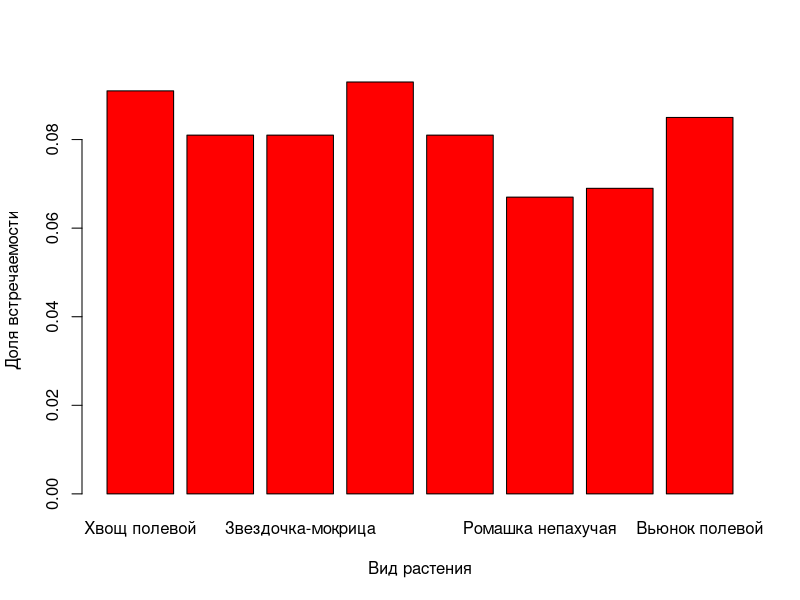
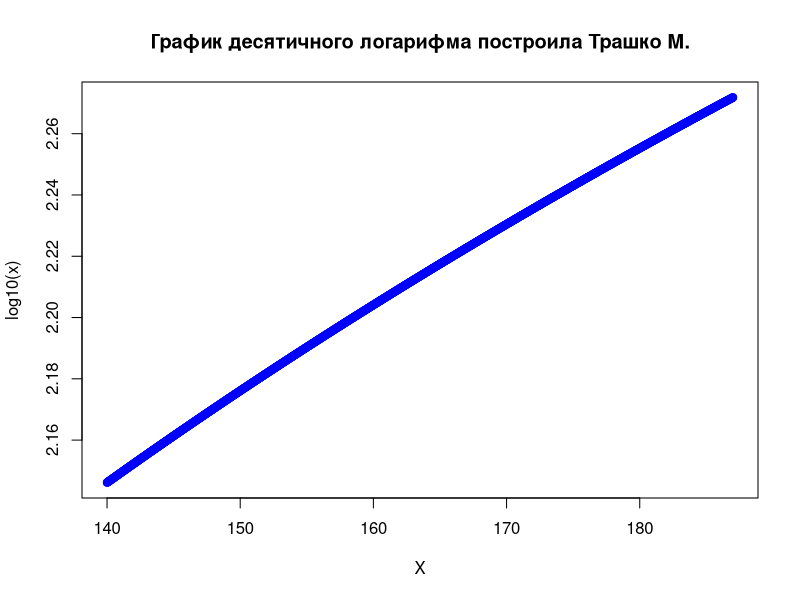

These charts were generated, in order, by the following R code:
# Задание 2.3.1

pi=c(0.037,	0.091,	0.081,	0.006,	0.081,	0.093,	0.018,	0.081,	0.067,	0.017,	0.001,	0.028,	0.000,	0.051,	0.016,	0.069,	0.044,	0.045,	0.036,	0.085,	0.026,	0.028)
names(pi)<-c("Бодяк полевой", "Хвощ полевой", "Пикульник", "Галинсога", "Звездочка-мокрица", "Осот полевой", "Ежовник куриное просо", "Подмаренник цепкий", "Ромашка непахучая", "Марь белая", "Горец вьюнковый", "Фиалка полевая", "Пастушья сумка", "Подорожник большой", "Пырей ползучий", "Щетинник", "Горец птичий", "Сушеница топяная", "Чистец болотный", "Вьюнок полевой", "Аистник цикутовый", "Щирица запрокинутая")
barplot(pi[pi>0.065],xlab = "Вид растения",ylab= "Доля встречаемости", col="red")

# Задание 2.3.2

x=seq(140,187,0.02)
y=log10(x)
plot(x,y,type = "b", main = "График десятичного логарифма построила Трашко М.", xlab = "X",ylab= "log10(x)", col="blue")